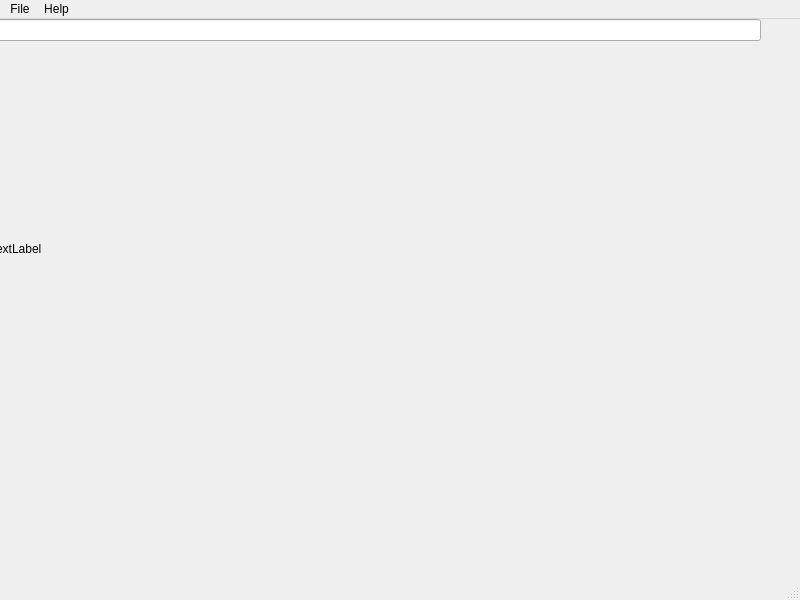
<?xml version="1.0" encoding="UTF-8"?>
<ui version="4.0">
 <class>MainWindow</class>
 <widget class="QMainWindow" name="MainWindow">
  <property name="geometry">
   <rect>
    <x>0</x>
    <y>0</y>
    <width>800</width>
    <height>600</height>
   </rect>
  </property>
  <property name="windowTitle">
   <string>MainWindow</string>
  </property>
  <widget class="QWidget" name="centralwidget">
   <widget class="QWidget" name="verticalLayoutWidget">
    <property name="geometry">
     <rect>
      <x>-10</x>
      <y>0</y>
      <width>771</width>
      <height>431</height>
     </rect>
    </property>
    <layout class="QVBoxLayout" name="verticalLayout">
     <item>
      <widget class="QLineEdit" name="lineEdit"/>
     </item>
     <item>
      <widget class="QLabel" name="label">
       <property name="text">
        <string>TextLabel</string>
       </property>
      </widget>
     </item>
    </layout>
   </widget>
  </widget>
  <widget class="QMenuBar" name="menubar">
   <property name="geometry">
    <rect>
     <x>0</x>
     <y>0</y>
     <width>800</width>
     <height>23</height>
    </rect>
   </property>
   <widget class="QMenu" name="menuFile">
    <property name="title">
     <string>File</string>
    </property>
    <addaction name="actionExit"/>
   </widget>
   <widget class="QMenu" name="menuHelp">
    <property name="title">
     <string>Help</string>
    </property>
    <addaction name="actionAbout"/>
   </widget>
   <addaction name="menuFile"/>
   <addaction name="menuHelp"/>
  </widget>
  <widget class="QStatusBar" name="statusbar"/>
  <action name="actionExit">
   <property name="text">
    <string>Exit</string>
   </property>
  </action>
  <action name="actionAbout">
   <property name="text">
    <string>About</string>
   </property>
  </action>
 </widget>
 <resources/>
 <connections/>
</ui>
